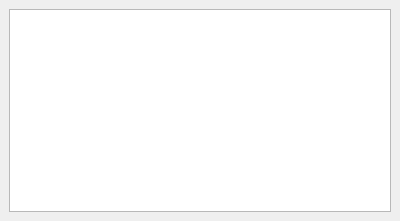
<?xml version="1.0" encoding="UTF-8"?>
<ui version="4.0">
 <class>dockConsole</class>
 <widget class="QDockWidget" name="dockConsole">
  <property name="geometry">
   <rect>
    <x>0</x>
    <y>0</y>
    <width>400</width>
    <height>221</height>
   </rect>
  </property>
  <property name="windowTitle">
   <string>Console</string>
  </property>
  <widget class="QWidget" name="dockWidgetContents">
   <layout class="QHBoxLayout" name="horizontalLayout">
    <item>
     <widget class="QTextBrowser" name="textBrowser">
      <property name="minimumSize">
       <size>
        <width>120</width>
        <height>120</height>
       </size>
      </property>
     </widget>
    </item>
   </layout>
  </widget>
 </widget>
 <resources/>
 <connections/>
</ui>
